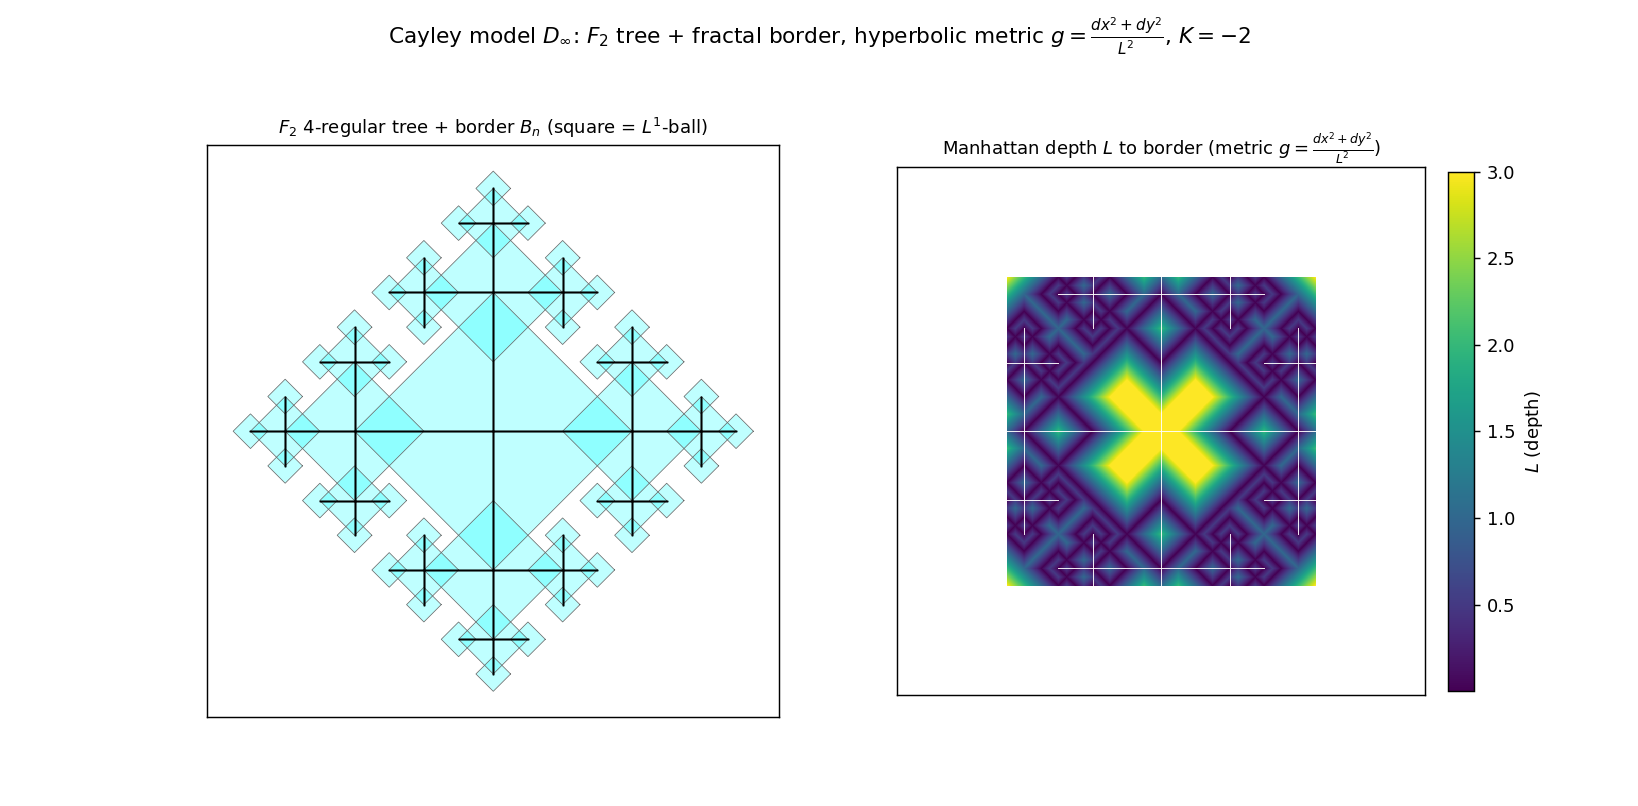

This figure's Python source:
#!/usr/bin/env python3
"""
030 — Reproduce the "Cayley tree of order 4 + border" construction and put the
hyperbolic metric  g = (dx^2+dy^2)/L^2  on it  (note 01-cayley-hyperbolic-model).

The TikZ source (images/sources/cayley-tree-4-border.tex) draws, recursively:
  * at each node a square (a diamond = L1-ball |x|+|y|<=R) of radius R = 2^step,
  * its two diagonals (the embedded F2 4-regular tree edges),
  * three children at the top vertex, rotated by -90, 0, +90 deg,
  * root has 4 branches (angles 0,90,180,-90).
So the edge lengths halve with depth (s_n = L0/2^n) and the union's boundary
B_n is a fractal border in the limit.

The Cayley model proposes the hyperbolic metric  ds^2 = (dx^2+dy^2)/L^2, where
L(x,y) = Manhattan distance to the border B_n.  For a piecewise-linear L
(L = +-x +-y + C) one has  K = L * Lap L - |grad L|^2 = -2  (a.e.), so the space
has constant negative curvature -2: the border is at infinite intrinsic distance.

STATUS: the construction reproduces the TikZ; the K=-2 computation is the note's
proposal, verified numerically on a grid (away from the L-ridges).
"""

import numpy as np
import matplotlib
matplotlib.use("Agg")
import matplotlib.pyplot as plt
from math import sqrt, sin, cos, radians

NUMSTEPS = 4


def build(numsteps):
    """Return squares [(cx,cy,R)] and tree edges [( (x1,y1),(x2,y2) )]."""
    squares = {}
    edges = []

    def branch(cx, cy, angle, step, squares, edges, parent):
        step -= 1
        if step < 0:
            return
        R = 2.0 ** step
        key = (round(cx, 9), round(cy, 9), round(R, 9))
        if key not in squares:
            squares[key] = (cx, cy, R)
        if parent is not None:
            edges.append((parent, (cx, cy)))
        a = radians(angle)
        nx = cx + R * (-sin(a))
        ny = cy + R * (cos(a))
        for da in (-90, 0, 90):
            branch(nx, ny, angle + da, step, squares, edges, (cx, cy))

    for angle in (0, 90, 180, -90):
        branch(0.0, 0.0, angle, numsteps, squares, edges, None)
    return list(squares.values()), edges


def manhattan_to_border(X, Y, squares):
    """L(x,y) = min over squares of | (|x-cx|+|y-cy|) - R |."""
    L = np.full_like(X, np.inf)
    for (cx, cy, R) in squares:
        d = np.abs(X - cx) + np.abs(Y - cy)
        L = np.minimum(L, np.abs(d - R))
    return L


def main():
    squares, edges = build(NUMSTEPS)
    print("squares:", len(squares), " tree edges:", len(edges))

    # ---- panel 1: tree + border ----
    fig, (ax1, ax2) = plt.subplots(1, 2, figsize=(12.6, 6.2))
    # squares (diamonds) filled light
    for (cx, cy, R) in squares:
        pts = np.array([(cx + R, cy), (cx, cy + R), (cx - R, cy), (cx, cy - R)])
        ax1.fill(pts[:, 0], pts[:, 1], color="cyan", alpha=0.25, lw=0)
        ax1.plot(np.append(pts[:, 0], pts[0, 0]), np.append(pts[:, 1], pts[0, 1]),
                 color="0.4", lw=0.4)
    for (p, q) in edges:
        ax1.plot([p[0], q[0]], [p[1], q[1]], color="k", lw=0.8)
    ax1.set_aspect("equal")
    ax1.set_title(r"$F_2$ 4-regular tree + border $B_n$ (square = $L^1$-ball)",
                  fontsize=10)
    ax1.set_xticks([]); ax1.set_yticks([])

    # ---- panel 2: L field + metric ----
    n = 600
    xs = np.linspace(-9, 9, n)
    ys = np.linspace(-9, 9, n)
    X, Y = np.meshgrid(xs, ys)
    L = manhattan_to_border(X, Y, squares)
    L = np.clip(L, 0, 3.0)
    pc = ax2.pcolormesh(X, Y, L, cmap="viridis", shading="auto")
    for (p, q) in edges:
        ax2.plot([p[0], q[0]], [p[1], q[1]], color="white", lw=0.5, alpha=0.6)
    ax2.set_aspect("equal")
    ax2.set_title(r"Manhattan depth $L$ to border (metric $g=\frac{dx^2+dy^2}{L^2}$)",
                  fontsize=10)
    ax2.set_xticks([]); ax2.set_yticks([])
    cb = fig.colorbar(pc, ax=ax2, fraction=0.045, pad=0.04)
    cb.set_label(r"$L$ (depth)")

    # ---- curvature check K = L * Lap L - |grad L|^2 = -2 ----
    # in a smooth region away from ridges, L = a*x + b*y + c  (a,b in {+-1})
    # -> Lap L = 0, |grad L|^2 = 2, so K = -2.  Verify numerically at a sample.
    def L_at(x, y):
        return manhattan_to_border(np.array([[x]]), np.array([[y]]), squares)[0, 0]

    h = 0.02
    # pick a point deep in the interior (a smooth region)
    x0, y0 = 0.6, 0.3
    Lxx = (L_at(x0+h, y0) - 2*L_at(x0, y0) + L_at(x0-h, y0)) / h**2
    Lyy = (L_at(x0, y0+h) - 2*L_at(x0, y0) + L_at(x0, y0-h)) / h**2
    Lx = (L_at(x0+h, y0) - L_at(x0-h, y0)) / (2*h)
    Ly = (L_at(x0, y0+h) - L_at(x0, y0-h)) / (2*h)
    LapL = Lxx + Lyy
    grad2 = Lx**2 + Ly**2
    K = L_at(x0, y0) * LapL - grad2
    print(f"\ncurvature check at ({x0},{y0}):  Lap L = {LapL:.3f}, "
          f"|grad L|^2 = {grad2:.3f},  K = L*LapL - |gradL|^2 = {K:.3f} "
          f"(expect -2 in a smooth region)")

    fig.suptitle(
        r"Cayley model $D_\infty$: $F_2$ tree + fractal border, hyperbolic "
        r"metric $g=\frac{dx^2+dy^2}{L^2}$, $K=-2$", fontsize=12)
    fig.subplots_adjust(top=0.82, wspace=0.20)
    out = "/Users/mingli/AEG/aeg-paper/notes/general/030-cayley-model-hyperbolic.png"
    fig.savefig(out, dpi=130)
    print("saved:", out)


if __name__ == "__main__":
    main()
